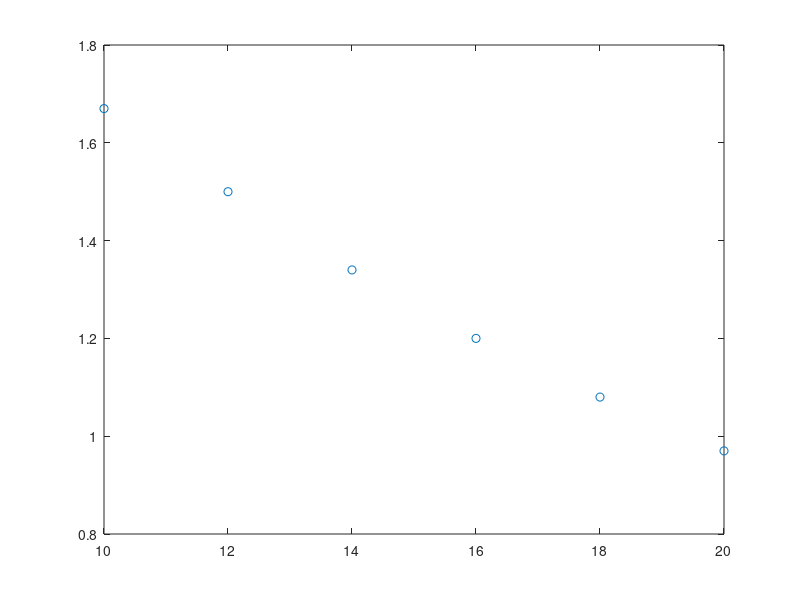

The MATLAB script that drew this image: (Note: this script raises an error after producing the figure.)
x=[10; 
   12; 
   14; 
   16; 
   18;
   20]

y=[1.67; 
    1.50; 
    1.34;
    1.20;
    1.08;
    0.97]

plot (x,y,'o')

f1=@(x) exp(-x/10)
f2=@(x) exp(-x/20)

F=@(x) [f1(x) f2(x)] %f no formato de linha

k=ufrgs_ajuste(x,y,F)

a=k(1)
b=k(2)

y=@(x) a*exp(-x/10)+b*exp(-x/20)

hold on
fplot (y,[10 20])

%Queremos o valor de y quando x eh 15
y=0.5063*exp(-15/10)+2.4488*exp(-15/20);
disp (y)